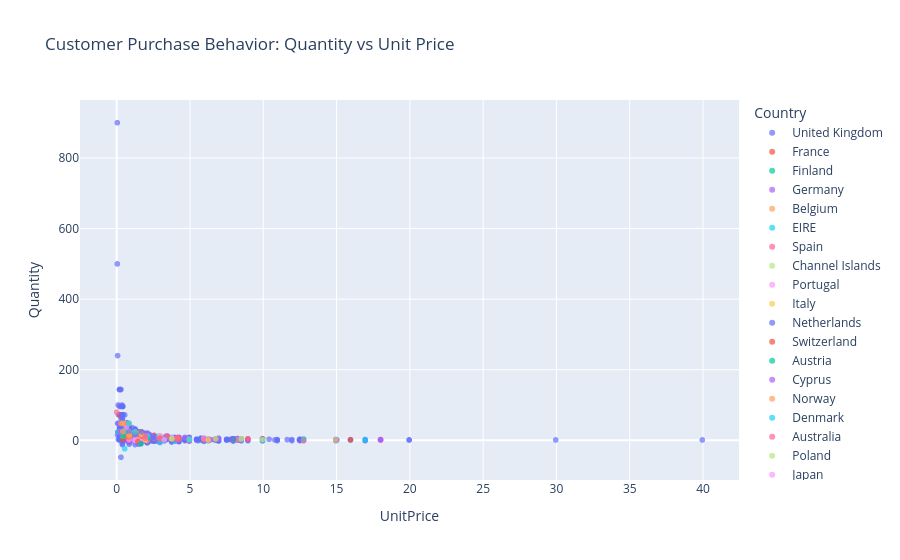

Notebook source saved alongside this figure:
### Code cell
# Relationship between unit price and the quantity of customers purchase.


scatter_sample = standard_sales.sample(n=min(5000, len(standard_sales)), random_state=42)

fig_scatter = px.scatter(
    scatter_sample, 
    x="UnitPrice", 
    y="Quantity", 
    color="Country",
    title="Customer Purchase Behavior: Quantity vs Unit Price",
    hover_data=['Description'],
    opacity=0.7
)

fig_scatter.show()

### Figure 1 — Plotly figure (JSON) as saved in the notebook; plotly's stock layout.template omitted (floating-point values rounded to 4 significant figures; data arrays with more than 128 entries replaced by an {"elided": "..."} marker saying what was removed)
{"data": [{"customdata": {"elided": "4519x1 str values"}, "hovertemplate": "Country=United Kingdom<br>UnitPrice=%{x}<br>Quantity=%{y}<br>Description=%{customdata[0]}<extra></extra>", "legendgroup": "United Kingdom", "marker": {"color": "#636efa", "opacity": 0.7, "symbol": "circle"}, "mode": "markers", "name": "United Kingdom", "showlegend": true, "type": "scattergl", "x": {"elided": "4519 float values"}, "xaxis": "x", "y": {"elided": "4519 int values"}, "yaxis": "y"}, {"customdata": [["PIGGY BANK RETROSPOT "], ["ALARM CLOCK BAKELIKE PINK"], ["SOAP DISH BROCANTE"], ["PLASTERS IN TIN WOODLAND ANIMALS"], ["BLUE POLKADOT WRAP"], ["POSTAGE"], ["RED  HARMONICA IN BOX "], ["VINTAGE BILLBOARD MUG "], ["ROUND SNACK BOXES SET OF 4 FRUITS "], ["RED RETROSPOT PICNIC BAG"], ["TOADSTOOL MONEY BOX"], ["BLACK CHUNKY BEAD BRACELET W STRAP"], ["SPOTTY BUNTING"], ["REGENCY TEAPOT ROSES "], ["DOLLY GIRL CHILDRENS EGG CUP"], ["BABUSHKA LIGHTS STRING OF 10"], ["SET OF 10 LED DOLLY LIGHTS"], ["SET OF 3 WOODEN SLEIGH DECORATIONS"], ["72 SWEETHEART FAIRY CAKE CASES"], ["FAIRY CAKE BIRTHDAY CANDLE SET"], ["FAWN BLUE HOT WATER BOTTLE"], ["ASSTD FRUIT+FLOWERS FRIDGE MAGNETS"], ["BLUE ROSE FABRIC MIRROR"], ["JUNGLE POPSICLES ICE LOLLY MOULDS"], ["BLUE POLKADOT WRAP"], ["ROBOT BIRTHDAY CARD"], ["ROUND SNACK BOXES SET OF4 WOODLAND "], ["ROUND SNACK BOXES SET OF4 WOODLAND "], ["MINI PLAYING CARDS BUFFALO BILL "], ["DINOSAUR HEIGHT CHART STICKER SET"], ["GRAND CHOCOLATECANDLE"], ["LUNCH BAG VINTAGE DOILY "], ["SET OF 9 HEART SHAPED BALLOONS"], ["PACK OF 72 SKULL CAKE CASES"], ["PLASTERS IN TIN CIRCUS PARADE "], ["PAPER BUNTING RETROSPOT"], ["COFFEE MUG CAT + BIRD DESIGN"], ["CHILDS BREAKFAST SET SPACEBOY "], ["BLUE HARMONICA IN BOX "], ["RABBIT NIGHT LIGHT"], ["PLASTERS IN TIN SPACEBOY"], ["CHILDRENS CUTLERY SPACEBOY "], ["TRAVEL CARD WALLET I LOVE LONDON"], ["LUNCH BAG APPLE DESIGN"], ["RED RETROSPOT CHARLOTTE BAG"], ["WOOD STAMP SET THANK YOU"], ["TRAVEL CARD WALLET TRANSPORT"], ["POSTAGE"], ["CHARLOTTE BAG SUKI DESIGN"], ["RED RETROSPOT BIG BOWL"], ["SET 12 COLOUR PENCILS SPACEBOY "], ["RED ROCKING HORSE HAND PAINTED"], ["TRAVEL CARD WALLET TRANSPORT"], ["VINTAGE LEAF MAGNETIC NOTEPAD"], ["REVOLVER WOODEN RULER "], ["PACK OF 72 SKULL CAKE CASES"], ["RETROSPOT HEART HOT WATER BOTTLE"], ["WOODEN SKITTLES GARDEN SET"], ["TABLECLOTH RED APPLES DESIGN "], ["PARTY BUNTING"], ["BAG 125g SWIRLY MARBLES"], ["LUNCH BOX WITH CUTLERY RETROSPOT "], ["WHEELBARROW FOR CHILDREN "], ["BAG 125g SWIRLY MARBLES"], ["SET 3 PAPER VINTAGE CHICK PAPER EGG"], ["SPACEBOY BIRTHDAY CARD"], ["ROLL WRAP VINTAGE SPOT "], ["ROUND SNACK BOXES SET OF4 WOODLAND "], ["BLUE HARMONICA IN BOX "], ["LUNCH BAG SPACEBOY DESIGN "], ["36 PENCILS TUBE RED RETROSPOT"], ["PACK OF 60 MUSHROOM CAKE CASES"], ["SMALL POPCORN HOLDER"], ["SMALL RED RETROSPOT WINDMILL"], ["PAPER BUNTING PAISLEY PARK"], ["RED TOADSTOOL LED NIGHT LIGHT"], ["PACK OF 12 WOODLAND TISSUES "], ["RED 3 PIECE RETROSPOT CUTLERY SET"], ["DINOSAUR KEYRINGS ASSORTED"], ["4 TRADITIONAL SPINNING TOPS"], ["MAGNETS PACK OF 4 CHILDHOOD MEMORY"], ["PINK DOUGHNUT TRINKET POT "], ["SET/10 RED POLKADOT PARTY CANDLES"], ["PACK OF 60 PINK PAISLEY CAKE CASES"], ["ABC TREASURE BOOK BOX "], ["TEA PARTY BIRTHDAY CARD"], ["STRAWBERRY LUNCH BOX WITH CUTLERY"], ["SET/10 RED POLKADOT PARTY CANDLES"], ["LUNCH BAG DOLLY GIRL DESIGN"], ["ASSORTED FLOWER COLOUR \"LEIS\""], ["LUNCH BAG RED RETROSPOT"], ["SPOTTY BUNTING"], ["SET OF 3 WOODEN SLEIGH DECORATIONS"], ["VINTAGE CHRISTMAS BUNTING"], ["ROTATING SILVER ANGELS T-LIGHT HLDR"], ["POLKADOT RAIN HAT "], ["COFFEE MUG APPLES DESIGN"], ["POSTAGE"], ["SET/4 BADGES BALLOON GIRL"], ["BUNDLE OF 3 SCHOOL EXERCISE BOOKS  "], ["CHILDRENS CUTLERY POLKADOT BLUE"], ["POPPY'S PLAYHOUSE KITCHEN"], ["LUNCH BAG VINTAGE LEAF DESIGN"], ["JUMBO BAG 50'S CHRISTMAS "], ["FRYING PAN UNION FLAG"], ["MOBILE VINTAGE HEARTS "], ["RETROSPOT CANDLE  LARGE"], ["SNOWSTORM PHOTO FRAME FRIDGE MAGNET"], ["ALARM CLOCK BAKELIKE RED "], ["CIRCUS PARADE CHILDRENS EGG CUP "], ["LUNCH BAG CARS BLUE"], ["CARD SUKI BIRTHDAY"]], "hovertemplate": "Country=France<br>UnitPrice=%{x}<br>Quantity=%{y}<br>Description=%{customdata[0]}<extra></extra>", "legendgroup": "France", "marker": {"color": "#EF553B", "opacity": 0.7, "symbol": "circle"}, "mode": "markers", "name": "France", "showlegend": true, "type": "scattergl", "x": [2.55, 3.75, 2.95, 1.65, 0.42, 18, 1.25, 1.25, 2.95, 2.95, 2.95, 8.95, 4.95, 9.95, 1.25, 6.75, 6.25, 1.25, 0.55, 3.75, 3.75, 0.19, 1.25, 1.25, 0.42, 0.42, 2.95, 2.95, 0.42, 2.95, 1.45, 1.65, 1.25, 0.55, 1.65, 2.95, 2.55, 9.95, 1.25, 2.08, 1.65, 4.15, 0.42, 1.65, 0.85, 0.83, 0.42, 18, 0.85, 4.95, 0.65, 1.25, 0.42, 1.45, 1.95, 0.55, 4.95, 15.95, 9.95, 4.95, 0.42, 2.55, 12.75, 0.42, 2.95, 0.42, 1.25, 2.95, 1.25, 1.65, 1.25, 0.55, 0.85, 1.25, 2.95, 1.65, 0.29, 4.15, 0.21, 1.45, 1.25, 1.65, 1.25, 0.55, 2.25, 0.42, 2.55, 1.25, 1.65, 0.65, 1.65, 4.95, 1.25, 4.95, 2.55, 0.42, 2.55, 18, 1.25, 1.65, 4.15, 2.1, 1.65, 2.08, 4.25, 4.95, 2.55, 0.85, 3.75, 1.25, 1.65, 0.42], "xaxis": "x", "y": [4, 4, 8, 12, 25, 1, 12, 6, 6, 5, 6, 4, 3, 2, 12, 4, 2, 12, 24, 4, 4, 24, 12, 12, 25, 12, 12, 6, 20, 6, -1, 10, 2, 24, 12, 12, 6, 4, 12, 12, 12, 4, 24, 20, 10, 2, 24, 1, 10, 6, 16, 2, 2, 12, 12, 24, 3, 2, 2, 4, 24, 6, 1, 12, 6, 12, 5, 12, 12, 20, 16, 24, 12, 12, 1, 12, 24, 5, 72, 12, 1, 12, 24, 24, 8, 12, 6, 24, 20, 24, 20, 6, 12, 5, 14, 24, 12, 2, 10, 12, 4, 12, 2, 10, 4, 3, 12, 12, 4, 12, 10, 12], "yaxis": "y"}, {"customdata": [["NATURAL SLATE RECTANGLE CHALKBOARD"], ["SET 12 KIDS COLOUR  CHALK STICKS"], ["REGENCY CAKESTAND 3 TIER"], ["HERB MARKER ROSEMARY"], ["CHILDRENS CUTLERY POLKADOT PINK"], ["JUMBO BAG RED RETROSPOT"]], "hovertemplate": "Country=Finland<br>UnitPrice=%{x}<br>Quantity=%{y}<br>Description=%{customdata[0]}<extra></extra>", "legendgroup": "Finland", "marker": {"color": "#00cc96", "opacity": 0.7, "symbol": "circle"}, "mode": "markers", "name": "Finland", "showlegend": true, "type": "scattergl", "x": [1.65, 0.42, 12.75, 0.65, 4.15, 2.08], "xaxis": "x", "y": [12, 24, 2, 12, 8, 10], "yaxis": "y"}, {"customdata": [["ROUND SNACK BOXES SET OF4 WOODLAND "], ["PLASTERS IN TIN WOODLAND ANIMALS"], ["ENCHANTED BIRD COATHANGER 5 HOOK"], ["SET/20 RED RETROSPOT PAPER NAPKINS "], ["GIANT 50'S CHRISTMAS CRACKER"], ["JUMBO STORAGE BAG SUKI"], ["WOODLAND MINI BACKPACK"], ["PINK PARTY BAGS"], ["JUMBO BAG APPLES"], ["RED RETROSPOT CUP"], ["IVORY KITCHEN SCALES"], ["PLASTERS IN TIN STRONGMAN"], ["SET OF 4 KNICK KNACK TINS DOILEY "], ["RECYCLED ACAPULCO MAT GREEN"], ["MAGNETS PACK OF 4 VINTAGE COLLAGE"], ["WOODLAND  STICKERS"], ["PANTRY CHOPPING BOARD"], ["WOODLAND MINI BACKPACK"], ["WALL ART STOP FOR TEA "], ["SET 2 PANTRY DESIGN TEA TOWELS"], ["EASTER TIN CHICKS PINK DAISY"], ["RING OF ROSES BIRTHDAY CARD"], ["PACK OF 72 RETROSPOT CAKE CASES"], ["FELTCRAFT CUSHION OWL"], ["CHILDS BREAKFAST SET CIRCUS PARADE"], ["WHITE SPOT BLUE CERAMIC DRAWER KNOB"], ["FELTCRAFT PRINCESS LOLA DOLL"], ["PINK GLASS CANDLEHOLDER"], ["ZINC BOX SIGN HOME"], ["POSTAGE"], ["RED RETROSPOT MINI CASES"], ["ADULT APRON APPLE DELIGHT"], ["SET OF 12 FAIRY CAKE BAKING CASES"], ["TEA PARTY  WRAPPING PAPER "], ["TREASURE ISLAND BOOK BOX"], ["WOODEN FRAME ANTIQUE WHITE "], ["EMPIRE UNION JACK TV DINNER TRAY"], ["WOODLAND PARTY BAG + STICKER SET"], ["PLASTERS IN TIN STRONGMAN"], ["MINIATURE ANTIQUE ROSE HOOK IVORY"], ["BLUE STRIPE CERAMIC DRAWER KNOB"], ["RIBBON REEL LACE DESIGN "], ["JUMBO BAG RED RETROSPOT"], ["POSTAGE"], ["ROLL WRAP VINTAGE SPOT "], ["PARTY CONES CANDY TREE DECORATION"], ["BLUE POLKADOT CUP"], ["PINK OWL SOFT TOY"], ["OPEN CLOSED METAL SIGN"], ["RED VINTAGE SPOT BEAKER"], ["LUNCH BAG APPLE DESIGN"], ["HOME BUILDING BLOCK WORD"], ["BLACK KITCHEN SCALES"], ["MINI PAINT SET VINTAGE "], ["ROUND SNACK BOXES SET OF4 WOODLAND "], ["SWEETHEART 3 TIER CAKE STAND "], ["JUMBO BAG WOODLAND ANIMALS"], ["SMALL CERAMIC TOP STORAGE JAR "], ["LUNCH BOX WITH CUTLERY RETROSPOT "], ["LUNCH BAG WOODLAND"], ["RIBBON REEL STRIPES DESIGN "], ["CUSHION COVER PINK UNION JACK"], ["POSTAGE"], ["WOODEN PICTURE FRAME WHITE FINISH"], ["ROUND SNACK BOXES SET OF4 WOODLAND "], ["CLASSIC CAFE SUGAR DISPENSER"], ["LUNCH BAG PINK POLKADOT"], ["SET OF 3 CAKE TINS PANTRY DESIGN "], ["ICE CREAM PEN LIP GLOSS "], ["RETROSPOT PARTY BAG + STICKER SET"], ["CHILDS BREAKFAST SET CIRCUS PARADE"], ["BLUE STRIPE CERAMIC DRAWER KNOB"], ["SET OF 36 DOILIES PANTRY DESIGN"], ["SET/2 RED RETROSPOT TEA TOWELS "], ["PINK PAPER PARASOL "], ["TRAVEL SEWING KIT"], ["RIDGED GLASS T-LIGHT HOLDER"], ["CERAMIC STRAWBERRY DESIGN MUG"], ["ROUND SNACK BOXES SET OF 4 SKULLS"], ["RED  HARMONICA IN BOX "], ["FOLKART STAR CHRISTMAS DECORATIONS"], ["SMALL FOLDING SCISSOR(POINTED EDGE)"], ["ALPHABET STENCIL CRAFT"], ["SMALL POPCORN HOLDER"], ["DINOSAUR HEIGHT CHART STICKER SET"], ["BLUE VINTAGE SPOT BEAKER"], ["ROUND SNACK BOXES SET OF 4 FRUITS "], ["LARGE HEART MEASURING SPOONS"], ["12 PENCIL SMALL TUBE WOODLAND"], ["URBAN BLACK RIBBONS "], ["WHITE SPOT RED CERAMIC DRAWER KNOB"], ["CHARLIE+LOLA PINK HOT WATER BOTTLE"], ["PANTRY MAGNETIC  SHOPPING LIST"], ["LUNCH BAG CARS BLUE"], ["SET OF 2 TEA TOWELS APPLE AND PEARS"], ["SET OF 12 FAIRY CAKE BAKING CASES"], ["GRASS HOPPER WOODEN WALL CLOCK "], ["CANDY SPOT HAND BAG"], ["COWBOYS AND INDIANS BIRTHDAY CARD "], ["JAM MAKING SET WITH JARS"], ["ALARM CLOCK BAKELIKE RED "], ["JAM JAR WITH PINK LID"], ["FAWN BLUE HOT WATER BOTTLE"], ["ENAMEL COLANDER CREAM"], ["CIRCUS PARADE LUNCH BOX "], ["DOORMAT VINTAGE LEAF"], ["PLASTERS IN TIN SPACEBOY"], ["CLASSIC CAFE SUGAR DISPENSER"]], "hovertemplate": "Country=Germany<br>UnitPrice=%{x}<br>Quantity=%{y}<br>Description=%{customdata[0]}<extra></extra>", "legendgroup": "Germany", "marker": {"color": "#ab63fa", "opacity": 0.7, "symbol": "circle"}, "mode": "markers", "name": "Germany", "showlegend": true, "type": "scattergl", "x": [2.95, 1.65, 4.65, 0.85, 2.89, 1.95, 4.15, 2.1, 2.08, 0.85, 8.5, 1.65, 4.15, 8.25, 0.39, 0.85, 4.95, 4.15, 5.95, 3.25, 1.65, 0.42, 0.55, 3.75, 8.5, 1.45, 3.75, 2.95, 9.95, 18, 7.95, 4.95, 0.83, 0.42, 2.25, 2.95, 4.95, 1.65, 1.65, 0.83, 1.25, 2.1, 2.08, 18, 1.25, 0.85, 0.85, 2.95, 4.95, 0.85, 1.65, 6.25, 8.5, 0.65, 2.95, 9.95, 2.08, 0.83, 2.55, 1.65, 1.65, 5.95, 18, 2.55, 2.95, 1.25, 1.65, 4.95, 1.25, 1.65, 8.5, 1.45, 1.45, 3.25, 2.95, 1.65, 0.65, 1.49, 2.95, 1.25, 0.39, 0.12, 1.25, 0.85, 2.95, 0.85, 2.95, 1.65, 0.65, 1.25, 1.25, 2.95, 1.45, 1.65, 3.25, 0.83, 0.79, 2.1, 0.42, 4.25, 3.75, 0.85, 3.75, 4.95, 1.95, 8.25, 1.65, 1.25], "xaxis": "x", "y": [12, 12, 8, 12, 12, 10, 4, 4, 20, 8, 2, 24, 6, 4, 12, 12, 6, 4, 4, 6, 6, 12, 24, 8, 2, 12, 8, 6, 1, 2, 2, 4, 8, 25, 8, 12, 3, 8, 12, 12, 12, 5, 10, 1, 1, 12, 8, 6, 1, 8, 10, 3, 2, 36, 6, 1, 10, 12, 6, 10, 10, 2, 2, 12, 6, 12, 10, -2, 24, 8, 2, 12, 12, 6, 6, 10, 12, 12, 12, 12, 48, 48, 12, 12, 12, 8, 6, 1, 24, 12, 12, 6, 12, 20, 6, 16, -3, 12, 12, 6, 8, 12, 4, 3, 12, 4, 12, 12], "yaxis": "y"}, {"customdata": [["TEA TIME PARTY BUNTING"], ["ASSORTED COLOUR MINI CASES"], ["SPACEBOY LUNCH BOX "], ["DOG BOWL VINTAGE CREAM"], ["WRAP MONSTER FUN "], ["LUNCH BAG WOODLAND"], ["RED KITCHEN SCALES"], ["GRAND CHOCOLATECANDLE"], ["COFFEE MUG PEARS  DESIGN"], ["CHILDRENS DOLLY GIRL MUG"], ["SMALL RED BABUSHKA NOTEBOOK "], ["JUMBO BAG WOODLAND ANIMALS"], ["JUMBO BAG RED RETROSPOT"], ["SET OF 10 LED DOLLY LIGHTS"], ["CHILDRENS CUTLERY SPACEBOY "], ["ROTATING LEAVES T-LIGHT HOLDER"], ["RETROSPOT CHILDRENS APRON"], ["LUNCH BOX WITH CUTLERY RETROSPOT "], ["CHARLOTTE BAG APPLES DESIGN"], ["CARD DOLLY GIRL "], ["SET/5 RED RETROSPOT LID GLASS BOWLS"], ["MINI LIGHTS WOODLAND MUSHROOMS"], ["RED RETROSPOT MINI CASES"], ["DOORMAT RED RETROSPOT"], ["PANTRY APPLE CORER"], ["COFFEE MUG APPLES DESIGN"], ["BAKING SET SPACEBOY DESIGN"]], "hovertemplate": "Country=Belgium<br>UnitPrice=%{x}<br>Quantity=%{y}<br>Description=%{customdata[0]}<extra></extra>", "legendgroup": "Belgium", "marker": {"color": "#FFA15A", "opacity": 0.7, "symbol": "circle"}, "mode": "markers", "name": "Belgium", "showlegend": true, "type": "scattergl", "x": [4.95, 7.95, 1.95, 4.25, 0.42, 1.65, 8.5, 1.45, 2.55, 1.65, 0.85, 2.08, 1.95, 6.25, 4.15, 1.25, 1.95, 2.55, 0.85, 0.42, 2.95, 3.75, 7.95, 8.25, 1.45, 2.55, 4.95], "xaxis": "x", "y": [4, 2, 12, 4, 25, 20, 4, -2, 6, 12, 12, -1, 10, 2, 4, 12, 8, 6, 20, 12, 6, 8, 2, 2, 12, 6, 3], "yaxis": "y"}, {"customdata": [["CARD HOLDER LOVE BIRD LARGE "], ["RETROSPOT CIGAR BOX MATCHES "], ["CUPID DESIGN SCENTED CANDLES"], ["TWO DOOR CURIO CABINET"], ["GREY HEART HOT WATER BOTTLE"], ["10 COLOUR SPACEBOY PEN"], ["HEART OF WICKER SMALL"], ["DOORMAT NEW ENGLAND"], ["3 STRIPEY MICE FELTCRAFT"], ["HERB MARKER BASIL"], ["RED RETROSPOT UMBRELLA"], ["12 EGG HOUSE PAINTED WOOD"], ["ENAMEL WATERING CAN CREAM"], ["SET OF 3 REGENCY CAKE TINS"], ["CARD PSYCHEDELIC APPLES"], ["FOLDING BUTTERFLY MIRROR IVORY "], ["RED METAL BOX TOP SECRET"], ["SET 3 SONG BIRD PAPER EGGS ASSORTED"], ["FELTCRAFT DOLL ROSIE"], ["WOODEN SCHOOL COLOURING SET"], ["SET OF 3 REGENCY CAKE TINS"], ["AMETHYST DIAMANTE EXPANDABLE RING"], ["IVORY KITCHEN SCALES"], ["SET OF 60 PANTRY DESIGN CAKE CASES "], ["SET OF 3 WOODEN HEART DECORATIONS"], ["PANTRY ROLLING PIN"], ["MEMO BOARD RETROSPOT  DESIGN"], ["SET 3 PAPER VINTAGE CHICK PAPER EGG"], ["ICON PLACEMAT POP ART ELVIS"], ["PAPER BUNTING COLOURED LACE"], ["RED GINGHAM TEDDY BEAR "], ["SMALL MARSHMALLOWS PINK BOWL"], ["STRAWBERRY CERAMIC TRINKET BOX"], ["CERAMIC CHERRY CAKE MONEY BANK"], ["SET 3 PAPER VINTAGE CHICK PAPER EGG"], ["VINTAGE DONKEY TAIL GAME "], ["RED GINGHAM TEDDY BEAR "], ["JAM CLOCK MAGNET"], ["RIBBON REEL SNOWY VILLAGE"], ["BLUE SPOT CERAMIC DRAWER KNOB"], ["RED RETROSPOT SMALL MILK JUG"], ["TRAY, BREAKFAST IN BED"], ["FRIDGE MAGNETS US DINER ASSORTED"], ["ASSORTED COLOUR BIRD ORNAMENT"], ["TEA FOR ONE POLKADOT"], ["REGENCY CAKESTAND 3 TIER"], ["LUNCH BAG PAISLEY PARK  "], ["IVORY KITCHEN SCALES"], ["SET/5 RED RETROSPOT LID GLASS BOWLS"], ["BREAD BIN DINER STYLE RED "], ["REGENCY MILK JUG PINK "], ["SKULL DESIGN TV DINNER TRAY"], ["COLOURED GLASS STAR T-LIGHT HOLDER"], ["CREAM WALL PLANTER HEART SHAPED"], ["TRIPLE HOOK ANTIQUE IVORY ROSE"], ["CHERRY BLOSSOM DECORATIVE FLASK"], ["ROTATING SILVER ANGELS T-LIGHT HLDR"], ["WHITE SPOT RED CERAMIC DRAWER KNOB"], ["ASSORTED TUTTI FRUTTI SMALL PURSE"], ["SET 20 NAPKINS FAIRY CAKES DESIGN "], ["RED RETROSPOT PICNIC BAG"], ["PINK FLORAL FELTCRAFT SHOULDER BAG"], ["SWEETHEART 3 TIER CAKE STAND "], ["PLASTERS IN TIN WOODLAND ANIMALS"], ["GIANT 50'S CHRISTMAS CRACKER"], ["SUKI  SHOULDER BAG"], ["RECIPE BOX PANTRY YELLOW DESIGN"], ["PARTY INVITES WOODLAND"], ["LADIES & GENTLEMEN METAL SIGN"], ["BAG 250g SWIRLY MARBLES"], ["FAMILY ALBUM WHITE PICTURE FRAME"]], "hovertemplate": "Country=EIRE<br>UnitPrice=%{x}<br>Quantity=%{y}<br>Description=%{customdata[0]}<extra></extra>", "legendgroup": "EIRE", "marker": {"color": "#19d3f3", "opacity": 0.7, "symbol": "circle"}, "mode": "markers", "name": "EIRE", "showlegend": true, "type": "scattergl", "x": [6.25, 1.25, 1.25, 12.75, 3.75, 0.85, 1.65, 7.95, 1.95, 0.65, 5.95, 12.75, 4.95, 4.95, 0.42, 0.83, 8.25, 2.95, 2.95, 1.65, 4.95, 4.25, 8.5, 0.55, 1.25, 3.75, 4.95, 2.95, 0.12, 2.95, 2.95, 0.42, 1.25, 1.45, 2.95, 3.75, 2.95, 2.89, 1.65, 1.45, 2.55, 12.75, 0.85, 1.69, 4.25, 12.75, 1.65, 8.5, 2.95, 16.95, 3.25, 4.95, 3.95, 5.95, 3.29, 3.75, 2.55, 1.45, 1.25, 0.85, 2.95, 3.75, 9.95, 1.65, 1.25, 1.65, 2.95, 0.85, 2.55, 0.85, 8.5], "xaxis": "x", "y": [2, 24, 12, -1, 8, 24, 12, 2, 12, 12, 6, 2, 4, 4, 24, 12, 2, 6, 6, 12, 4, 6, 2, -24, 12, 6, 4, 6, 24, 12, 12, 16, 12, 12, 6, 6, 6, 12, 10, 12, 6, 1, 12, 24, 3, 1, 10, 2, -6, 2, 4, 3, -2, 2, 6, 4, 6, 12, 24, 12, 10, 4, 1, 24, 12, 10, 6, 12, 6, 12, 2], "yaxis": "y"}, {"customdata": [["RED RETROSPOT PLATE "], ["LUNCH BOX I LOVE LONDON"], ["3 STRIPEY MICE FELTCRAFT"], ["PINK BREAKFAST CUP AND SAUCER "], ["BUNDLE OF 3 SCHOOL EXERCISE BOOKS  "], ["ROSE CARAVAN DOORSTOP"], ["3 PIECE SPACEBOY COOKIE CUTTER SET"], ["SET/10 PINK POLKADOT PARTY CANDLES"], ["LOVE HEART NAPKIN BOX "], ["DOORMAT WELCOME TO OUR HOME"], ["VINTAGE KEEPSAKE BOX PARIS DAYS"], ["ENAMEL FLOWER JUG CREAM"], ["GLASS CLOCHE SMALL"], ["6 RIBBONS RUSTIC CHARM"], ["CERAMIC CHERRY CAKE MONEY BANK"], ["POPPY'S PLAYHOUSE BATHROOM"], ["CARD HOLDER LOVE BIRD SMALL"], ["REGENCY CAKESTAND 3 TIER"], ["PINK FLORAL FELTCRAFT SHOULDER BAG"], ["BAKING MOULD CHOCOLATE CUPCAKES"], ["WHITE BAMBOO RIBS LAMPSHADE"], ["DOORMAT HEARTS"], ["WOODEN TREE CHRISTMAS SCANDINAVIAN"], ["SPOTTY BUNTING"], ["SILK PURSE BABUSHKA PINK"], ["TOY TIDY SPACEBOY  "], ["DOCTOR'S BAG SOFT TOY"], ["36 PENCILS TUBE WOODLAND"]], "hovertemplate": "Country=Spain<br>UnitPrice=%{x}<br>Quantity=%{y}<br>Description=%{customdata[0]}<extra></extra>", "legendgroup": "Spain", "marker": {"color": "#FF6692", "opacity": 0.7, "symbol": "circle"}, "mode": "markers", "name": "Spain", "showlegend": true, "type": "scattergl", "x": [1.69, 1.95, 1.95, 2.95, 1.65, 6.75, 2.1, 1.25, 4.25, 7.95, 6.35, 5.95, 3.95, 1.65, 1.45, 2.1, 4.15, 12.75, 3.75, 2.55, 0.85, 8.25, 0.29, 4.95, 3.35, 2.1, 8.95, 1.25], "xaxis": "x", "y": [24, 12, 6, 4, 12, 4, 4, 24, 4, 2, 2, 3, 4, 12, 1, 6, 3, -1, 4, 6, 1, 2, 24, 6, 12, 1, 4, 16], "yaxis": "y"}, {"customdata": [["ASSORTED COLOUR BIRD ORNAMENT"], ["BLACK KITCHEN SCALES"], ["HANGING HEART ZINC T-LIGHT HOLDER"], ["FAMILY PHOTO FRAME CORNICE"], ["PAPER CHAIN KIT VINTAGE CHRISTMAS"], ["JUMBO BAG SCANDINAVIAN BLUE PAISLEY"], ["PACK OF 20 SKULL PAPER NAPKINS"]], "hovertemplate": "Country=Channel Islands<br>UnitPrice=%{x}<br>Quantity=%{y}<br>Description=%{customdata[0]}<extra></extra>", "legendgroup": "Channel Islands", "marker": {"color": "#B6E880", "opacity": 0.7, "symbol": "circle"}, "mode": "markers", "name": "Channel Islands", "showlegend": true, "type": "scattergl", "x": [1.69, 8.5, 0.85, 9.95, 2.95, 2.08, 0.85], "xaxis": "x", "y": [8, 2, 24, 2, 12, 10, 24], "yaxis": "y"}, {"customdata": [["RETROSPOT SMALL TUBE MATCHES"], ["JUMBO BAG PINK POLKADOT"], ["SET 3 PAPER VINTAGE CHICK PAPER EGG"], ["PACK OF 6 SWEETIE GIFT BOXES"], ["FELTCRAFT GIRL NICOLE KIT"], ["GREEN FERN POCKET BOOK"], ["FRIDGE MAGNETS LES ENFANTS ASSORTED"], ["TEA TIME OVEN GLOVE"], ["JUMBO STORAGE BAG SUKI"], ["RED GINGHAM ROSE JEWELLERY BOX"], ["MINI PAINT SET VINTAGE "], ["TV DINNER TRAY DOLLY GIRL"], ["FLORAL SOFT CAR TOY"], ["SET 3 RETROSPOT TEA,COFFEE,SUGAR"], ["SET OF 36 PAISLEY FLOWER DOILIES"], ["LOVE HOT WATER BOTTLE"]], "hovertemplate": "Country=Portugal<br>UnitPrice=%{x}<br>Quantity=%{y}<br>Description=%{customdata[0]}<extra></extra>", "legendgroup": "Portugal", "marker": {"color": "#FF97FF", "opacity": 0.7, "symbol": "circle"}, "mode": "markers", "name": "Portugal", "showlegend": true, "type": "scattergl", "x": [1.65, 2.08, 2.95, 2.55, 4.95, 0.85, 0.85, 1.25, 1.95, 1.95, 0.65, 4.95, 3.75, 4.95, 1.45, 5.95], "xaxis": "x", "y": [6, 10, 12, 6, 4, 3, 12, 1, 10, 1, 36, 3, 8, 4, 1, 6], "yaxis": "y"}, {"customdata": [["MAKE YOUR OWN FLOWERPOWER CARD KIT"], ["FELTCRAFT DOLL ROSIE"], ["GINGHAM HEART DECORATION"], ["SET OF TEA COFFEE SUGAR TINS PANTRY"], ["OFFICE MUG WARMER POLKADOT"], ["PAINTED METAL PEARS ASSORTED"], ["FELTCRAFT PRINCESS OLIVIA DOLL"], ["RAIN PONCHO RETROSPOT"], ["SET/6 RED SPOTTY PAPER CUPS"], ["FEATHER PEN,LIGHT PINK"]], "hovertemplate": "Country=Italy<br>UnitPrice=%{x}<br>Quantity=%{y}<br>Description=%{customdata[0]}<extra></extra>", "legendgroup": "Italy", "marker": {"color": "#FECB52", "opacity": 0.7, "symbol": "circle"}, "mode": "markers", "name": "Italy", "showlegend": true, "type": "scattergl", "x": [2.95, 2.95, 0.85, 4.95, 2.95, 1.69, 3.75, 0.85, 0.65, 0.85], "xaxis": "x", "y": [6, 6, 12, 4, 6, 16, 4, 24, 12, 48], "yaxis": "y"}, {"customdata": [["ALARM CLOCK BAKELIKE PINK"], ["HANGING CHICK CREAM DECORATION"], ["PACK OF 12 PINK POLKADOT TISSUES"], ["GLASS APOTHECARY BOTTLE ELIXIR"], ["PACK OF 20 SKULL PAPER NAPKINS"], ["ALUMINIUM STAMPED HEART"], ["POPPY'S PLAYHOUSE KITCHEN"], ["SET/10 IVORY POLKADOT PARTY CANDLES"], ["ROBOT BIRTHDAY CARD"], ["COWBOYS AND INDIANS BIRTHDAY CARD "], ["MAGNETS PACK OF 4 HOME SWEET HOME"]], "hovertemplate": "Country=Netherlands<br>UnitPrice=%{x}<br>Quantity=%{y}<br>Description=%{customdata[0]}<extra></extra>", "legendgroup": "Netherlands", "marker": {"color": "#636efa", "opacity": 0.7, "symbol": "circle"}, "mode": "markers", "name": "Netherlands", "showlegend": true, "type": "scattergl", "x": [3.75, 1.45, 0.29, 3.45, 0.85, 2.49, 2.1, 1.25, 0.36, 0.36, 0.39], "xaxis": "x", "y": [1, 24, 48, 12, 12, 8, 6, 2, 72, 72, 72], "yaxis": "y"}, {"customdata": [["SET/20 STRAWBERRY PAPER NAPKINS "], ["PLASTERS IN TIN WOODLAND ANIMALS"], ["RED RETROSPOT BOWL"], ["PLASTERS IN TIN WOODLAND ANIMALS"], ["PLASTERS IN TIN CIRCUS PARADE "], ["SET 20 NAPKINS FAIRY CAKES DESIGN "], ["SET 12 KIDS COLOUR  CHALK STICKS"], ["ALARM CLOCK BAKELIKE CHOCOLATE"], ["DOORMAT TOPIARY"], ["PLASTERS IN TIN SPACEBOY"], ["FIVE HEART HANGING DECORATION"], ["WOODLAND CHARLOTTE BAG"], ["WOODLAND MINI BACKPACK"], ["BELLE JARDINIERE CUSHION COVER"], ["PACK OF 12 SUKI TISSUES "], ["BLUE HARMONICA IN BOX "], ["PINK  HONEYCOMB PAPER FAN"], ["RETROSPOT TEA SET CERAMIC 11 PC "], ["ELEPHANT, BIRTHDAY CARD, "]], "hovertemplate": "Country=Switzerland<br>UnitPrice=%{x}<br>Quantity=%{y}<br>Description=%{customdata[0]}<extra></extra>", "legendgroup": "Switzerland", "marker": {"color": "#EF553B", "opacity": 0.7, "symbol": "circle"}, "mode": "markers", "name": "Switzerland", "showlegend": true, "type": "scattergl", "x": [0.85, 1.65, 1.25, 1.65, 1.65, 0.85, 0.42, 3.75, 7.95, 1.65, 2.95, 0.85, 4.15, 3.75, 0.39, 1.25, 0.65, 4.95, 0.42], "xaxis": "x", "y": [12, 12, 24, 24, 12, 12, 24, 4, 2, 12, 6, 10, 8, 4, 24, 12, 12, 3, 24], "yaxis": "y"}, {"customdata": [["CHRISTMAS CRAFT LITTLE FRIENDS"], ["RECIPE BOX PANTRY YELLOW DESIGN"], ["HEART SHAPED HOLLY WREATH"], ["DOORMAT FAIRY CAKE"], ["36 FOIL HEART CAKE CASES"]], "hovertemplate": "Country=Austria<br>UnitPrice=%{x}<br>Quantity=%{y}<br>Description=%{customdata[0]}<extra></extra>", "legendgroup": "Austria", "marker": {"color": "#00cc96", "opacity": 0.7, "symbol": "circle"}, "mode": "markers", "name": "Austria", "showlegend": true, "type": "scattergl", "x": [2.1, 2.95, 4.15, 7.95, 2.1], "xaxis": "x", "y": [6, 6, 4, 2, 6], "yaxis": "y"}, {"customdata": [["METAL SIGN CUPCAKE SINGLE HOOK"], ["SET OF 3 REGENCY CAKE TINS"], ["WALL ART BIG LOVE "], ["LUNCH BOX I LOVE LONDON"], ["VINTAGE CREAM CAT FOOD CONTAINER"], ["LANTERN CREAM GAZEBO "], ["PACK OF 12 LONDON TISSUES "], ["SET OF 10 LANTERNS FAIRY LIGHT STAR"], ["CHILDS BREAKFAST SET CIRCUS PARADE"], ["GLASS BONNE JAM JAR"]], "hovertemplate": "Country=Cyprus<br>UnitPrice=%{x}<br>Quantity=%{y}<br>Description=%{customdata[0]}<extra></extra>", "legendgroup": "Cyprus", "marker": {"color": "#ab63fa", "opacity": 0.7, "symbol": "circle"}, "mode": "markers", "name": "Cyprus", "showlegend": true, "type": "scattergl", "x": [0.42, 4.95, 6.95, 1.95, 6.35, 4.95, 0.29, 4.15, 8.5, 4.15], "xaxis": "x", "y": [20, 4, 3, 12, 2, 6, 24, 1, 2, 4], "yaxis": "y"}, {"customdata": [["SET/3 DECOUPAGE STACKING TINS"], ["TOILET METAL SIGN"], ["TRAVEL CARD WALLET RETROSPOT"], ["BLUE VINTAGE SPOT BEAKER"], ["TRAVEL CARD WALLET PANTRY"], ["WHITE SPOT RED CERAMIC DRAWER KNOB"], ["PACK OF 12 PINK PAISLEY TISSUES "], ["FAWN BLUE HOT WATER BOTTLE"], ["20 DOLLY PEGS RETROSPOT"], ["PLASTERS IN TIN SPACEBOY"]], "hovertemplate": "Country=Norway<br>UnitPrice=%{x}<br>Quantity=%{y}<br>Description=%{customdata[0]}<extra></extra>", "legendgroup": "Norway", "marker": {"color": "#FFA15A", "opacity": 0.7, "symbol": "circle"}, "mode": "markers", "name": "Norway", "showlegend": true, "type": "scattergl", "x": [4.95, 0.55, 0.42, 0.85, 0.42, 1.25, 0.29, 3.75, 1.25, 1.65], "xaxis": "x", "y": [3, 48, 24, 16, 48, 12, 48, 4, 24, 24], "yaxis": "y"}, {"customdata": [["3 TRADITIONAl BISCUIT CUTTERS  SET"], ["SET OF 12 FAIRY CAKE BAKING CASES"], ["SET OF 60 PANTRY DESIGN CAKE CASES "]], "hovertemplate": "Country=Denmark<br>UnitPrice=%{x}<br>Quantity=%{y}<br>Description=%{customdata[0]}<extra></extra>", "legendgroup": "Denmark", "marker": {"color": "#19d3f3", "opacity": 0.7, "symbol": "circle"}, "mode": "markers", "name": "Denmark", "showlegend": true, "type": "scattergl", "x": [2.1, 0.83, 0.55], "xaxis": "x", "y": [12, 48, 24], "yaxis": "y"}, {"customdata": [["SET OF 2 ROUND TINS CAMEMBERT "], ["SET OF 2 ROUND TINS CAMEMBERT "], ["SET OF 4 KNICK KNACK TINS DOILY "], ["RED RETROSPOT UMBRELLA"], ["GLASS APOTHECARY BOTTLE PERFUME"], ["SET OF 6 SOLDIER SKITTLES"], ["3 STRIPEY MICE FELTCRAFT"]], "hovertemplate": "Country=Australia<br>UnitPrice=%{x}<br>Quantity=%{y}<br>Description=%{customdata[0]}<extra></extra>", "legendgroup": "Australia", "marker": {"color": "#FF6692", "opacity": 0.7, "symbol": "circle"}, "mode": "markers", "name": "Australia", "showlegend": true, "type": "scattergl", "x": [2.95, 2.95, 4.15, 5.95, 3.45, 0, 1.95], "xaxis": "x", "y": [6, 6, 6, 3, 12, 80, 1], "yaxis": "y"}, {"customdata": [["HOME SWEET HOME CUSHION COVER "], ["VINTAGE CREAM DOG FOOD CONTAINER"], ["OPEN CLOSED METAL SIGN"], ["PICTURE FRAME WOOD TRIPLE PORTRAIT"]], "hovertemplate": "Country=Poland<br>UnitPrice=%{x}<br>Quantity=%{y}<br>Description=%{customdata[0]}<extra></extra>", "legendgroup": "Poland", "marker": {"color": "#B6E880", "opacity": 0.7, "symbol": "circle"}, "mode": "markers", "name": "Poland", "showlegend": true, "type": "scattergl", "x": [3.75, 8.5, 4.95, 6.75], "xaxis": "x", "y": [4, 4, 2, 4], "yaxis": "y"}, {"customdata": [["CLOTHES PEGS RETROSPOT PACK 24 "], ["DECORATIVE CATS BATHROOM BOTTLE"], ["EASTER DECORATION EGG BUNNY "], ["FIRST AID TIN"]], "hovertemplate": "Country=Japan<br>UnitPrice=%{x}<br>Quantity=%{y}<br>Description=%{customdata[0]}<extra></extra>", "legendgroup": "Japan", "marker": {"color": "#FF97FF", "opacity": 0.7, "symbol": "circle"}, "mode": "markers", "name": "Japan", "showlegend": true, "type": "scattergl", "x": [1.49, 1.25, 1.25, 3.25], "xaxis": "x", "y": [1, -1, 1, 1], "yaxis": "y"}, {"customdata": [["SET OF 10 LED DOLLY LIGHTS"], ["BOX OF 9 PEBBLE CANDLES"], ["3 TIER CAKE TIN RED AND CREAM"], ["ASSORTED COLOUR BIRD ORNAMENT"]], "hovertemplate": "Country=Unspecified<br>UnitPrice=%{x}<br>Quantity=%{y}<br>Description=%{customdata[0]}<extra></extra>", "legendgroup": "Unspecified", "marker": {"color": "#FECB52", "opacity": 0.7, "symbol": "circle"}, "mode": "markers", "name": "Unspecified", "showlegend": true, "type": "scattergl", "x": [6.25, 1.95, 14.95, 1.69], "xaxis": "x", "y": [1, 1, 1, 16], "yaxis": "y"}, {"customdata": [["VINTAGE KITCHEN PRINT VEGETABLES"], ["POPCORN HOLDER"], ["BLUE POLKADOT GARDEN PARASOL"], ["SET OF 6 TEA TIME BAKING CASES"], ["RED RETROSPOT PLATE "]], "hovertemplate": "Country=Israel<br>UnitPrice=%{x}<br>Quantity=%{y}<br>Description=%{customdata[0]}<extra></extra>", "legendgroup": "Israel", "marker": {"color": "#636efa", "opacity": 0.7, "symbol": "circle"}, "mode": "markers", "name": "Israel", "showlegend": true, "type": "scattergl", "x": [2.55, 0.85, 7.95, 1.25, 1.69], "xaxis": "x", "y": [6, 24, 4, 16, 24], "yaxis": "y"}, {"customdata": [["GRAND CHOCOLATECANDLE"], ["3 WHITE CHOC MORRIS BOXED CANDLES"]], "hovertemplate": "Country=Malta<br>UnitPrice=%{x}<br>Quantity=%{y}<br>Description=%{customdata[0]}<extra></extra>", "legendgroup": "Malta", "marker": {"color": "#EF553B", "opacity": 0.7, "symbol": "circle"}, "mode": "markers", "name": "Malta", "showlegend": true, "type": "scattergl", "x": [1.45, 4.25], "xaxis": "x", "y": [-3, 4], "yaxis": "y"}, {"customdata": [["CARD DOLLY GIRL "], ["RIBBON REEL CHRISTMAS PRESENT "], ["TEA PARTY  WRAPPING PAPER "]], "hovertemplate": "Country=USA<br>UnitPrice=%{x}<br>Quantity=%{y}<br>Description=%{customdata[0]}<extra></extra>", "legendgroup": "USA", "marker": {"color": "#00cc96", "opacity": 0.7, "symbol": "circle"}, "mode": "markers", "name": "USA", "showlegend": true, "type": "scattergl", "x": [0.42, 1.65, 0.42], "xaxis": "x", "y": [12, -10, 25], "yaxis": "y"}, {"customdata": [["12 PENCILS TALL TUBE POSY"]], "hovertemplate": "Country=Singapore<br>UnitPrice=%{x}<br>Quantity=%{y}<br>Description=%{customdata[0]}<extra></extra>", "legendgroup": "Singapore", "marker": {"color": "#ab63fa", "opacity": 0.7, "symbol": "circle"}, "mode": "markers", "name": "Singapore", "showlegend": true, "type": "scattergl", "x": [0.29], "xaxis": "x", "y": [24], "yaxis": "y"}, {"customdata": [["SPACEBOY GIFT WRAP"], ["HANGING JAM JAR T-LIGHT HOLDER"]], "hovertemplate": "Country=Canada<br>UnitPrice=%{x}<br>Quantity=%{y}<br>Description=%{customdata[0]}<extra></extra>", "legendgroup": "Canada", "marker": {"color": "#FFA15A", "opacity": 0.7, "symbol": "circle"}, "mode": "markers", "name": "Canada", "showlegend": true, "type": "scattergl", "x": [0.42, 0.85], "xaxis": "x", "y": [25, 12], "yaxis": "y"}, {"customdata": [["BAKING SET SPACEBOY DESIGN"], ["SET OF 3 WOODEN HEART DECORATIONS"]], "hovertemplate": "Country=Greece<br>UnitPrice=%{x}<br>Quantity=%{y}<br>Description=%{customdata[0]}<extra></extra>", "legendgroup": "Greece", "marker": {"color": "#19d3f3", "opacity": 0.7, "symbol": "circle"}, "mode": "markers", "name": "Greece", "showlegend": true, "type": "scattergl", "x": [4.95, 1.25], "xaxis": "x", "y": [3, 24], "yaxis": "y"}, {"customdata": [["CHILDRENS CUTLERY CIRCUS PARADE"], ["FAIRY TALE COTTAGE NIGHTLIGHT"], ["CHILDRENS CUTLERY DOLLY GIRL "], ["STORAGE TIN VINTAGE LEAF"]], "hovertemplate": "Country=Sweden<br>UnitPrice=%{x}<br>Quantity=%{y}<br>Description=%{customdata[0]}<extra></extra>", "legendgroup": "Sweden", "marker": {"color": "#FF6692", "opacity": 0.7, "symbol": "circle"}, "mode": "markers", "name": "Sweden", "showlegend": true, "type": "scattergl", "x": [4.15, 1.95, 4.15, 1.95], "xaxis": "x", "y": [4, 12, 8, 6], "yaxis": "y"}], "layout": {"legend": {"title": {"text": "Country"}, "tracegroupgap": 0}, "title": {"text": "Customer Purchase Behavior: Quantity vs Unit Price"}, "xaxis": {"anchor": "y", "domain": [0, 1], "title": {"text": "UnitPrice"}}, "yaxis": {"anchor": "x", "domain": [0, 1], "title": {"text": "Quantity"}}}}
